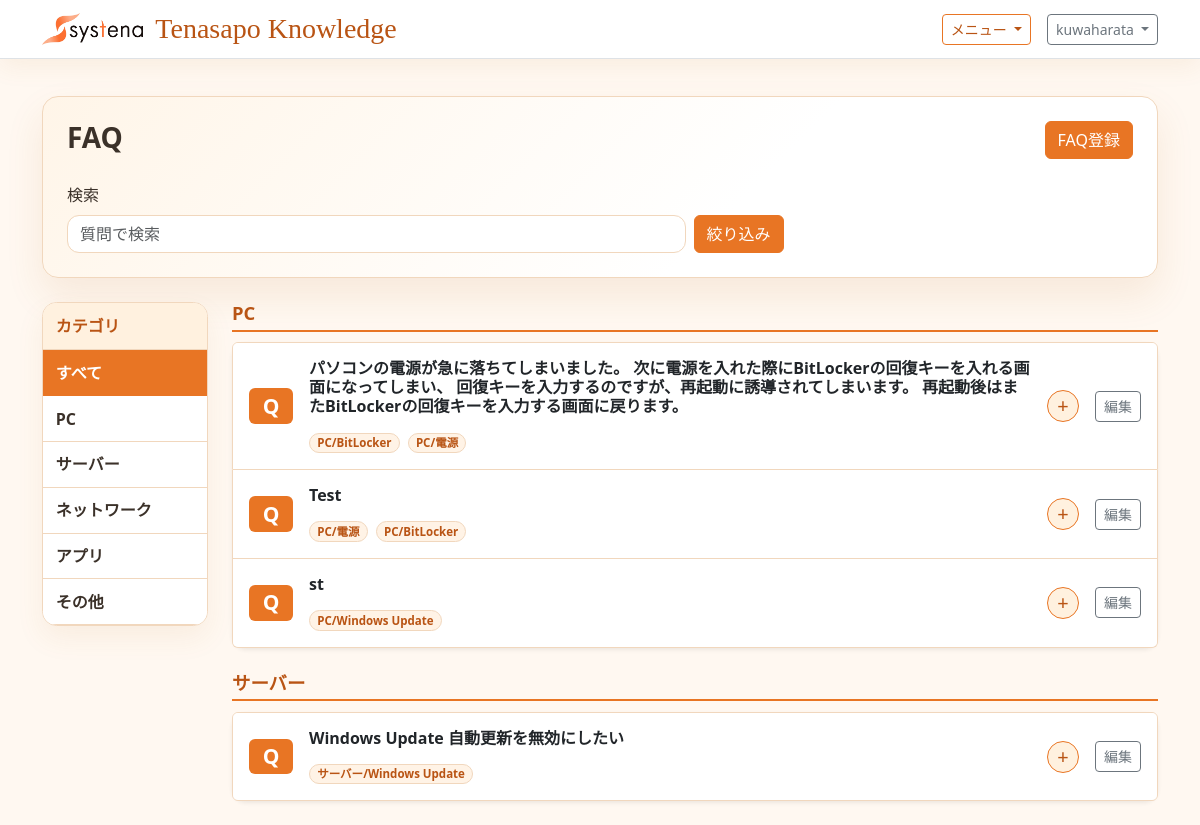
/ (signed in), run on the app's committed database.
### tenasapo_knowledge/models.py (models this page shows, shortened)
class KnowledgeArticle(models.Model):
    title = models.CharField('タイトル', max_length=200)
    category = models.CharField('カテゴリ', max_length=120, blank=True)
    customer = models.ForeignKey(
        Customer,
        on_delete=models.SET_NULL,
        null=True,
        blank=True,
        related_name='articles',
        verbose_name='顧客',
    )
    summary = models.TextField('概要', blank=True)
    body = models.TextField('本文')
    is_published = models.BooleanField('公開', default=True)
    is_approved = models.BooleanField('承認済み', default=True)
    visible_to_customer = models.BooleanField('カスタマーユーザー向け表示', default=True)
    visible_to_systena = models.BooleanField('システナユーザー向け表示', default=True)
    answer_view_count = models.PositiveIntegerField('回答表示回数', default=0)
    published_at = models.DateTimeField('公開日時', default=timezone.now)
    source_published_at = models.DateField('ソース公開日', null=True, blank=True)
    created_by = models.ForeignKey(
        settings.AUTH_USER_MODEL,
        on_delete=models.SET_NULL,
        null=True,
        blank=True,
        related_name='created_knowledge_articles',
        verbose_name='作成者',
    )
    created_by_name = models.CharField('投稿者名', max_length=150, blank=True)
    approved_by = models.ForeignKey(
        settings.AUTH_USER_MODEL,
        on_delete=models.SET_NULL,
        null=True,
        blank=True,
        related_name='approved_knowledge_articles',
        verbose_name='承認者',
    )
    approved_by_name = models.CharField('承認者名', max_length=150, blank=True)
    created_at = models.DateTimeField('作成日時', auto_now_add=True)
    updated_at = models.DateTimeField('更新日時', auto_now=True)
    class Meta:
        verbose_name = 'ナレッジ記事'
        verbose_name_plural = 'ナレッジ記事'
        ordering = ['-published_at', '-created_at']

### tenasapo_knowledge/views.py (the view, shortened to what this page needs)
# urls.py: path('', ArticleListView.as_view(), name='article_list'),
class ArticleListView(ListView):
    model = KnowledgeArticle
    template_name = 'tenasapo_knowledge/article_list.html'
    context_object_name = 'articles'
    def dispatch(self, request, *args, **kwargs):
        record_view_history(
            request,
            'FAQ一覧',
            search_query=request.GET.get('q', '')[:200],
            parent_category=request.GET.get('parent_category', '')[:120],
            category=request.GET.get('category', '')[:120],
        )
        return super().dispatch(request, *args, **kwargs)
    def get_queryset(self):
        queryset = (
            KnowledgeArticle.objects.select_related('customer', 'created_by', 'approved_by')
            .prefetch_related('attachments')
            .filter(is_published=True)
            .annotate(good_count=Count('goods'))
        )
        user = self.request.user
        is_systena_user = in_group(user, SYSTENA_GROUP_NAME)
        is_reviewer_user = in_group(user, REVIEWER_GROUP_NAME)
        if (
            not (user.is_authenticated and (user.is_staff or user.is_superuser))
            and not is_systena_user
            and not is_reviewer_user
        ):
            queryset = queryset.filter(visible_to_customer=True)
            if FAQ_APPROVAL_ENABLED:
                queryset = queryset.filter(is_approved=True)
        query = self.request.GET.get('q')
        if query:
            queryset = queryset.filter(title__icontains=query)
        parent_category = self.request.GET.get('parent_category')
        category = self.request.GET.get('category')
        return queryset.distinct()
    def get_context_data(self, **kwargs):
        context = super().get_context_data(**kwargs)
        can_view_approval_meta = in_group(self.request.user, SYSTENA_GROUP_NAME)
        context['can_use_good'] = is_customer_user(self.request.user)
        context['can_edit_article'] = can_edit_article(self.request.user)
        context['can_view_approval_meta'] = can_view_approval_meta
        liked_article_ids = set(
            ArticleGood.objects.filter(
                user=self.request.user,
                article_id__in=[article.id for article in context['articles']],
            ).values_list('article_id', flat=True)
        )
        for article in context['articles']:
            article.is_gooded = article.id in liked_article_ids
            article.creator_display_name = article.created_by_name or (
                article.created_by.get_username() if article.created_by else ''
            )
            article.approver_display_name = article.approved_by_name or (
                article.approved_by.get_username() if article.approved_by else ''
            )
            article.category_chips = self.split_categories(article.category)
            ordered_attachments = sorted(
                article.attachments.all(),
                key=lambda attachment: (attachment.uploaded_at, attachment.id),
            )
            article.question_images = [
                attachment
                for attachment in ordered_attachments
                if attachment.placement == ArticleAttachment.PLACEMENT_QUESTION
            ]
            article.answer_images = [
                attachment
                for attachment in ordered_attachments
                if attachment.placement == ArticleAttachment.PLACEMENT_ANSWER
            ]
            article.file_attachments = [
                attachment
                for attachment in ordered_attachments
                if attachment.placement == ArticleAttachment.PLACEMENT_ATTACHMENT
            ]
        selected_parent = self.request.GET.get('parent_category', '')
        selected_category = self.request.GET.get('category', '')
        if selected_category and not selected_parent:
            selected_parent = self.parent_category_name(selected_category)
        context['parent_categories'] = self.available_parent_category_groups()
        context['selected_parent_category'] = selected_parent
        context['selected_category'] = selected_category
        context['grouped_articles'] = self.group_articles(context['articles'], selected_parent)
        context['query'] = self.request.GET.get('q', '')
        return context
    @staticmethod
    def split_categories(value):
        return [category.strip() for category in (value or '').split(',') if category.strip()]
    @staticmethod
    def parent_category_name(category):
        if '/' in category:
            return category.split('/', 1)[0].strip()
        return category.strip() or '未分類'
    @classmethod
    def article_parent_categories(cls, article):
        parent_names = [
            cls.parent_category_name(category)
            for category in cls.split_categories(article.category)
        ]
        return list(dict.fromkeys(parent_names or ['未分類']))
    @classmethod
    def available_parent_categories(cls):
        parent_categories = [
            parent_name
            for parent_name, _ in FAQCategoryCreateForm.PARENT_CATEGORY_CHOICES
        ]
        parent_categories.extend(
            FAQCategory.objects.values_list('parent_name', flat=True).distinct()
        )
        for category_text in KnowledgeArticle.objects.filter(is_published=True).values_list('category', flat=True):
            parent_categories.extend(
                cls.parent_category_name(category)
                for category in cls.split_categories(category_text)
            )
        return list(dict.fromkeys(parent_categories))
    @classmethod
    def available_parent_category_groups(cls):
        child_categories = {}
        for parent_name in cls.available_parent_categories():
            child_categories.setdefault(parent_name, [])
        for category in FAQCategory.objects.order_by('parent_name', 'child_name'):
            child_categories.setdefault(category.parent_name, []).append(
                {
                    'name': category.child_name,
                    'full_name': category.full_name,
                }
            )
        for category_text in KnowledgeArticle.objects.filter(is_published=True).values_list('category', flat=True):
            for category_name in cls.split_categories(category_text):
                parent_name = cls.parent_category_name(category_name)
                child_name = category_name.split('/', 1)[1].strip() if '/' in category_name else category_name
                child_categories.setdefault(parent_name, []).append(
                    {
                        'name': child_name,
                        'full_name': category_name,
                    }
                )
        groups = []
        for parent_name, children in child_categories.items():
            unique_children = {}
            for child in children:
                unique_children[child['full_name']] = child
            groups.append(
                {
                    'name': parent_name,
                    'children': list(unique_children.values()),
                }
            )
        return groups
    @classmethod
    def group_articles(cls, articles, selected_parent=''):
        grouped_articles = []
        parent_categories = [selected_parent] if selected_parent else cls.available_parent_categories()
        for parent_category in parent_categories:
            matched_articles = [
                article
                for article in articles
                if parent_category in cls.article_parent_categories(article)
            ]
            if matched_articles:
                grouped_articles.append(
                    {
                        'parent_name': parent_category,
                        'articles': matched_articles,
                    }
                )
        return grouped_articles

### tenasapo_knowledge/templates/tenasapo_knowledge/article_list.html (shortened to what this page needs)
{% extends "base.html" %}
{% load article_extras %}
{% block content %}
<div class="home-panel p-4 mb-4">
    <div class="d-flex flex-column flex-md-row justify-content-between align-items-md-center gap-3 mb-4">
        <div>
            <h1 class="h3 mb-1 fw-bold">FAQ</h1>
        </div>
        {% if user.is_staff or user.is_superuser %}
            <a class="btn btn-primary" href="{% url 'article_create' %}">FAQ登録</a>
        {% endif %}
    </div>
    <form class="row gy-2 gx-2 align-items-end" method="get">
        <div class="col-12 col-md-7">
            <label class="form-label" for="q">検索</label>
            <input class="form-control" id="q" type="search" name="q" value="{{ query }}" placeholder="質問で検索">
        </div>
        <div class="col-12 col-md-auto">
            <button class="btn btn-primary" type="submit">絞り込み</button>
        </div>
    </form>
</div>
<div class="row g-4 align-items-start">
    <aside class="col-12 col-lg-2">
        <div class="category-sidebar">
            <div class="category-sidebar-title">カテゴリ</div>
            <div class="list-group list-group-flush">
                <a
                    class="list-group-item category-sidebar-link {% if not selected_parent_category %}active{% endif %}"
                    href="?q={{ query|urlencode }}"
                >
                    すべて
                </a>
                {% for parent_category in parent_categories %}
                    <a
                        class="list-group-item category-sidebar-link category-sidebar-toggle {% if selected_parent_category == parent_category.name %}active{% endif %}"
                        href="?q={{ query|urlencode }}&parent_category={{ parent_category.name|urlencode }}"
                        aria-expanded="{% if selected_parent_category == parent_category.name %}true{% else %}false{% endif %}"
                        aria-controls="categoryChildren{{ forloop.counter }}"
                    >
                        {{ parent_category.name }}
                    </a>
                {% endfor %}
            </div>
        </div>
    </aside>
    <section class="col-12 col-lg-10">
        {% if grouped_articles %}
            <div class="faq-group-list">
                {% for group in grouped_articles %}
                    <section class="faq-group">
                        <h2 class="faq-group-title">{{ group.parent_name }}</h2>
                        <div class="accordion shadow-sm" id="faqAccordion{{ forloop.counter }}">
                            {% for article in group.articles %}
                                <article class="accordion-item faq-item">
                                    <h3 class="accordion-header" id="faqHeading{{ forloop.parentloop.counter }}{{ article.id }}">
                                        <div class="faq-question d-flex align-items-center gap-3 p-3">
                                            <span class="badge text-bg-primary flex-shrink-0">Q</span>
                                            <div class="flex-grow-1">
                                                <div class="faq-question-title fw-semibold">{{ article.title|render_inline_images:article.question_images }}</div>
                                                {% if article.category_chips %}
                                                    <div class="d-flex flex-wrap gap-2 mt-2">
                                                        {% for category in article.category_chips %}
                                                            <span class="badge faq-category-chip">{{ category }}</span>
                                                        {% endfor %}
                                                    </div>
                                                {% endif %}
                                            </div>
                                            <button
                                                class="btn btn-outline-primary btn-sm rounded-circle faq-toggle collapsed flex-shrink-0"
                                                type="button"
                                                data-bs-toggle="collapse"
                                                data-bs-target="#faqPanel{{ forloop.parentloop.counter }}{{ article.id }}"
                                                aria-expanded="false"
                                                aria-controls="faqPanel{{ forloop.parentloop.counter }}{{ article.id }}"
                                                aria-label="回答を表示"
                                            ></button>
                                            {% if can_edit_article %}
                                                <a class="btn btn-outline-secondary btn-sm flex-shrink-0" href="{% url 'article_edit' article.id %}">編集</a>
                                            {% endif %}
                                        </div>
                                    </h3>
                                </article>
                            {% endfor %}
                        </div>
                    </section>
                {% endfor %}
            </div>
        {% else %}
            <div class="alert alert-info" role="status">
                表示できるFAQがありません。
            </div>
        {% endif %}
    </section>
</div>
{% endblock %}

### templates/base.html (shortened to what this page needs)
{% load static %}
<!doctype html>
<html lang="ja">
<head>
    <link href="https://cdn.jsdelivr.net/npm/bootstrap@5.3.3/dist/css/bootstrap.min.css" rel="stylesheet">
</head>
<body>
    <nav class="navbar navbar-expand-lg border-bottom fixed-top">
        <div class="container">
            <a class="navbar-brand brand-title" href="{% url 'article_list' %}">
                <img class="brand-logo" src="{% static 'systena_logo.png' %}" alt="Systena">
                <span>Tenasapo Knowledge</span>
            </a>
            {% if user.is_authenticated %}
                <div class="d-flex align-items-center gap-3">
                    <div class="dropdown">
                        <button class="btn btn-outline-primary btn-sm dropdown-toggle" type="button" data-bs-toggle="dropdown" aria-expanded="false">
                            メニュー
                        </button>
                    </div>
                    <div class="dropdown">
                        <button class="btn btn-outline-secondary btn-sm dropdown-toggle" type="button" data-bs-toggle="dropdown" aria-expanded="false">
                            {{ user.get_username }}
                        </button>
                    </div>
                </div>
            {% endif %}
        </div>
    </nav>
    <main class="container py-4">
        {% block content %}{% endblock %}
    </main>
</body>
</html>

### data on the page
KnowledgeArticle: title|render_inline_images "パソコンの電源が急に落ちてしまいました。 次に電源を入れた際にBitLockerの回復キーを入れる画面になってしまい、 回復キーを入力するのですが、再起動に誘導されてしまいます。 再起動後はまたBitLockerの回復キーを入力する画面に戻ります。", category_chips "PC/BitLocker" "PC/電源"
KnowledgeArticle: title|render_inline_images "Test", category_chips "PC/電源" "PC/BitLocker"
KnowledgeArticle: title|render_inline_images "st", category_chips "PC/Windows Update"
KnowledgeArticle: title|render_inline_images "Windows Update 自動更新を無効にしたい", category_chips "サーバー/Windows Update"

### other printed values
{{ user.get_username }} "kuwaharata"
{{ parent_category.name }} "PC" "サーバー" "ネットワーク" "アプリ" "その他"
{{ group.parent_name }} "PC" "サーバー"
